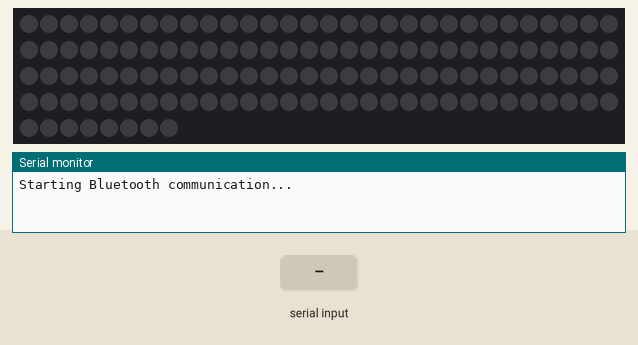
The sketch below on a simulated Arduino Uno, built with avr-gcc and run on an emulated ATmega328P. Shown: 128 RGB LEDs in strip order, left to right, continuing on the next row, the last lines printed to the serial monitor. Inputs (shaded band) come from the test bench. Dim RGB values are drawn brighter than linear.

Above: at 3.2 s.
3.3 s: "d" received over the second serial link
At 4.4 s:
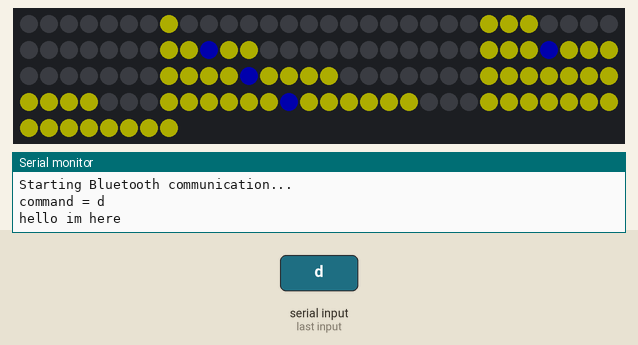
At 5.9 s:
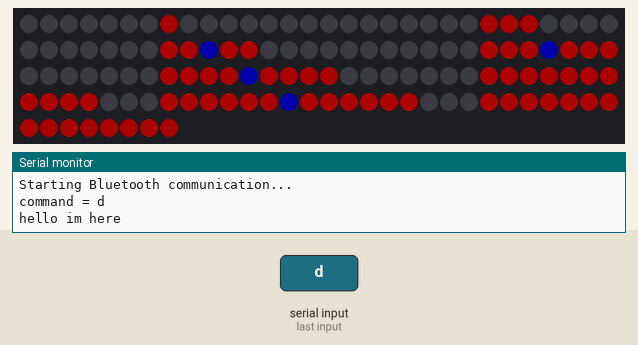
Timing chart, 0 to 7.4 s (numbered marks = the images above; inputs shaded):
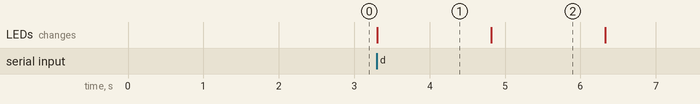

Measured:
- after the input at 3.3 s, the LEDs: change at once (image 1)
- what the display in image 1 shows lasts 1.5 s, from 3.3 s to 4.8 s

The sketch:

final_LED_screen_receive.ino
```cpp
#include <FastLED.h>
#include <SoftwareSerial.h>
#define NUM_LEDS 128
#define LED_PIN 7
#define COMMANDS 7
#define RED 16711680
#define GREEN 65280
#define YELLOW 16776960
#define BLUE 255
#define WHITE 255
const unsigned long wait_time = 1500;

// Create a SoftwareSerial connection for HC-05
SoftwareSerial BTSerial(2, 3); // RX | TX
CRGB leds[NUM_LEDS];
typedef struct{
    long kanji_color;
    const char* kanji;
    long emoji_color[3];
    const char* emoji;
}command;
//16711680,
const char stop_kanji[] = {
    9, 22, 37, 41, 42, 43, 44, 54, 58, 69, 73, 86, 90, 101,
    105, 113, 114, 115, 116, 117, 118, 119, 120, 121, 122, 123, 124,
    125, 126, -1
};
//16711680,
const char stop_emoji[] = {
  3, 4, 5, 6, 7, 8, 9, 10, 11, 12, 18, 19, 20, 21, 22, 23, 24, 25, 26, 27, 28, 29,
  33, 34, 35, 36, 37, 38, 39, 40, 41, 42, 43, 44, 45, 46, 48, 49, 50, 61, 62, 63, 64, 65,
  66, 77, 78, 79, 80, 81, 82, 83, 84, 85, 86, 87, 88, 89, 90, 91, 92, 93, 94, 98, 99, 100,
  101, 102, 103, 104, 105, 106, 107, 108, 109, 115, 116, 117, 118, 119, 120, 121, 122, 123, 124, -1,
  51, 52, 53, 54, 55, 56, 57, 58, 59, 60, 67, 68, 69, 70, 71, 72, 73, 74, 75, 76, -1
};
//65280,
const char right_kanji[] = {
    9, 23, 34, 35, 36, 37, 38, 39, 40, 41, 42, 43, 44, 45,
    57, 69, 70, 71, 72, 73, 74, 75, 76, 83, 89, 91, 99, 102, 108, 115,
    116, 117, 118, 119, 120, 121, -1
};
//65280,
const char right_emoji[] = {
    9, 10, 20, 21, 22, 33, 34, 35, 36, 37, 38, 39, 40, 41, 42,
    43, 44, 50, 51, 52, 53, 54, 55, 56, 57, 58, 59, 60, 61, 62, 65, 66,
    67, 68, 69, 70, 71, 72, 73, 74, 75, 76, 84, 85, 86, 105, 106, -1
};
//65280,
const char left_kanji[] = {
    9, 23, 34, 35, 36, 37, 38, 39, 40, 41, 42, 43, 44, 45, 57,
    69, 70, 71, 72, 73, 74, 87, 91, 99, 104, 115, 116, 117, 118, 119,
    120, 121, 122, 123, -1
};
//65280,
const char left_emoji[] = {
    5, 6, 25, 26, 27, 35, 36, 37, 38, 39, 40, 41, 42, 43, 44,
    45, 46, 49, 50, 51, 52, 53, 54, 55, 56, 57, 58, 59, 60, 61, 67,
    68, 69, 70, 71, 72, 73, 74, 75, 76, 77, 78, 89, 90, 91, 101, 102,
    -1
};
//16711680,
const char thanks_kanji[] = {
    3, 8, 23, 27, 34, 35, 36, 37, 38, 40, 55, 58, 68, 69, 72,
    83, 87, 89, 90, 92, 101, 104, 108, 116, 117, 118, 122, -1
};
//16776960,
//0xFFFFFF
const char thanks_emoji[] = {
    4, 5, 6, 7, 8, 9, 10, 11,
    19, 20, 21, 22, 23, 24, 25, 26, 27, 28, 29,
    33, 34, 35, 36, 38, 39, 40, 42, 43, 44, 45,
    50, 51, 52, 53, 55, 56, 57, 59, 60, 61, 62,
    65, 67, 68, 69, 70, 71, 72, 73, 74, 75, 77,
    82, 83, 85, 86, 87, 88, 89, 90, 91, 93, 94,
    98, 99, 107, 108, 116, 117, 118, 119, 120,
    121, 122, 123, 124, -1,
    //37, 42, 53, 58, 66, 77, 83, 92, 100, 101, 102, 103, 104, 105, 106, 107, -1
    41, 54, 84, 76, 106, 37, 58, 105, 104, 103, 102, 101, 100, 92, 66, -1
};
//16711680
//255,
const char sorry_kanji[] = {
    36, 42, 69, 70, 71, 72, 73, 85, 91, 99, 107, -1
};
//16711680
//255,
const char sorry_emoji[] = {
    36, 42, 69, 70, 71, 72, 73, 85, 91, 99, 107, -1,
    13, 17, 18, 44, 45, 46, 49, 50, 51, 76, -1
};
//red background
//16711680
const char warning_kanji[] = {
    7, 23, 24, 25, 37, 38, 40, 41, 53, 54, 55, 57,
    58, 59, 67, 68, 69, 70, 72, 73, 74, 75, 83, 84, 85, 86,
    87, 88, 89, 90, 91, 92, 93, 97, 98, 99, 100, 101, 102,
    104, 105, 106, 107, 108, 109, 113, 114, 115, 116, 117,
    118, 119, 120, 121, 122, 123, 124, 125, 126, 127, -1,
    39, 56, 71, 103, -1
};
//yellow background
//16776960
//0xFFFFFF
const char warning_emoji[] = {
    7, 23, 24, 25, 37, 38, 40, 41, 53, 54, 55, 57,
    58, 59, 67, 68, 69, 70, 72, 73, 74, 75, 83, 84, 85, 86,
    87, 88, 89, 90, 91, 92, 93, 97, 98, 99, 100, 101, 102,
    104, 105, 106, 107, 108, 109, 113, 114, 115, 116, 117,
    118, 119, 120, 121, 122, 123, 124, 125, 126, 127, -1,
    39, 56, 71, 103, -1
};

const char heart_kanji[] = {
  3, 4, 5, 10, 11, 12, 18, 19, 20, 21, 22, 25, 26, 27, 28,
  29, 34, 35, 36, 37, 38, 39, 40, 41, 42, 43, 44, 45, 51,
  52, 53, 54, 55, 56, 57, 58, 59, 60, 68, 69, 70, 71, 72,
  73, 74, 75, 85, 86, 87, 88, 89, 90, 102, 103, 104, 105,
  119, 120, -1
};

const char heart_emoji[] = {102, 103, 104, 86, 87, 88, 89, 90,
 68, 60, 3, 4, 34, 29, 35, 59, 69, 58, 70, 71, 38, 26, 27, 36, 28, 37,
  57, 39, 56, 40, 55, 72, 10, 54, 73, 74, 53, 42, 52, 44, 119, 105, 85,
 75, 25, 18, 12, 5, 51, 45, 120, 20, 43, 19, 11, -1,
108, 109, 110, 82, 114, 62, 65, 64, 94, 66, 21, 41, 23, 22, 9,-1};

const char* serial[COMMANDS] = {"S", "R", "L", "t", "s", "d", "l"};

command stop;
command right;
command left;
command thanks;
command sorry;
command warning;
command heart;

command commands[COMMANDS];

void setup() {
    //initiate commands
    stop.kanji_color = RED;
    stop.kanji = &stop_kanji[0];
    stop.emoji_color[0] = 2;
    stop.emoji_color[1] = RED;
    stop.emoji_color[2] = WHITE;
    stop.emoji = &stop_emoji[0];
    right.kanji_color = GREEN;
    right.kanji = &right_kanji[0];
    right.emoji_color[0] = 1;
    right.emoji_color[1] = GREEN;
    right.emoji = &right_emoji[0];
    left.kanji_color = GREEN;
    left.kanji = &left_kanji[0];
    left.emoji_color[0] = 1;
    left.emoji_color[1] = GREEN;
    left.emoji = &left_emoji[0];
    thanks.kanji_color = RED;
    thanks.kanji = &thanks_kanji[0];
    thanks.emoji_color[0] = 2;
    thanks.emoji_color[1] = YELLOW;
    thanks.emoji_color[2] = WHITE;
    thanks.emoji = &thanks_emoji[0];

    sorry.kanji_color = RED;
    sorry.kanji = &sorry_kanji[0];
    sorry.emoji_color[0] = 2;
    sorry.emoji_color[1] = RED;
    sorry.emoji_color[2] = BLUE;
    sorry.emoji = &sorry_emoji[0];

    warning.kanji_color = YELLOW;
    warning.kanji = &warning_kanji[0];
    warning.emoji_color[0] = 2;
    warning.emoji_color[1] = RED;
    warning.emoji_color[2] = WHITE;
    warning.emoji = &warning_emoji[0];

    heart.kanji_color = RED;
    heart.kanji = &heart_kanji[0];
    heart.emoji_color[0] = 2;
    heart.emoji_color[1] = RED;
    heart.emoji_color[2] = YELLOW;
    heart.emoji = &heart_emoji[0];

    commands[0] = stop;
    commands[1] = right;
    commands[2] = left;
    commands[3] = thanks;
    commands[4] = sorry;
    commands[5] = warning;
    commands[6] = heart;
    FastLED.addLeds<WS2812B, LED_PIN, GRB>(leds, NUM_LEDS);
    FastLED.setBrightness(50);
    Serial.begin(9600);
    BTSerial.begin(9600); // Bluetooth module baud rate
    Serial.println("Starting Bluetooth communication...");
    delay(2000);
}
void loop() {
  if (BTSerial.available()){
      int data = BTSerial.read();

      int i;
      for(i = 0; i < COMMANDS; i++){
          if(*(serial[i]) == data){
            LED_ON(i);
            break;
          }
      }
      FastLED.clear(true);

  }
}

void LED_ON(int command){
  FastLED.clear(true);
  for(int k = 0; k < 2; k++){
    if(commands[command].kanji_color != 0){
      int i = 0;
      for(; (commands[command]).kanji[i] != -1; i++){
        leds[(commands[command]).kanji[i]] = commands[command].kanji_color;
      }
      Serial.print("command = ");
      Serial.println(*(serial[command]));
      if(*(serial[command]) == 'd'){
        Serial.print("hello im here");
        for(i = i + 1; (commands[command]).kanji[i] != -1; i++){
          leds[(commands[command]).kanji[i]] = WHITE;
        }
      }
    FastLED.show();
  unsigned long start_time = millis();
  while(millis()-start_time < wait_time){
    if(BTSerial.available()){
      int data = BTSerial.read();
      for(int i = 0; i < COMMANDS; i++){
          if(*(serial[i]) == data){
            LED_ON(i);
            return;
          }
      }
    }
  }
  FastLED.clear(true);
  }
    int last = 0;
    int i;
    for(int j = 0; j < (commands[command]).emoji_color[0]; j++){
      for(i = last; (commands[command]).emoji[i] != -1; i++){
        leds[(commands[command]).emoji[i]] = commands[command].emoji_color[j+1];
      }
      last = i + 1;
    }
    FastLED.show();
  unsigned long start_time = millis();
  while(millis()-start_time < wait_time){
    if(BTSerial.available()){
      int data = BTSerial.read();
      int i;
      for(i = 0; i < COMMANDS; i++){
          if(*(serial[i]) == data){
            LED_ON(i);
            return;
          }
      }
    }
  }
    FastLED.clear(true);
  }
}
```
